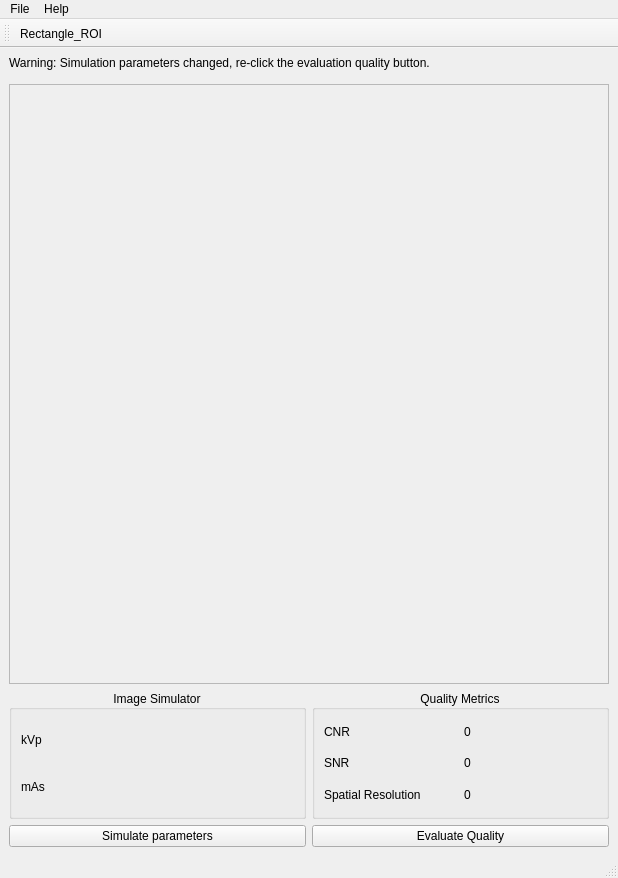
<?xml version="1.0" encoding="UTF-8"?>
<ui version="4.0">
 <class>MainWindow</class>
 <widget class="QMainWindow" name="MainWindow">
  <property name="geometry">
   <rect>
    <x>0</x>
    <y>0</y>
    <width>618</width>
    <height>878</height>
   </rect>
  </property>
  <property name="windowTitle">
   <string>MainWindow</string>
  </property>
  <widget class="QWidget" name="centralwidget">
   <layout class="QVBoxLayout" name="verticalLayout_3">
    <property name="leftMargin">
     <number>9</number>
    </property>
    <property name="topMargin">
     <number>0</number>
    </property>
    <item>
     <widget class="QLabel" name="warning_label">
      <property name="maximumSize">
       <size>
        <width>16777215</width>
        <height>30</height>
       </size>
      </property>
      <property name="text">
       <string>Warning: Simulation parameters changed, re-click the evaluation quality button.</string>
      </property>
     </widget>
    </item>
    <item>
     <widget class="QFrame" name="image_display_frame">
      <property name="minimumSize">
       <size>
        <width>600</width>
        <height>600</height>
       </size>
      </property>
      <property name="maximumSize">
       <size>
        <width>600</width>
        <height>600</height>
       </size>
      </property>
      <property name="frameShape">
       <enum>QFrame::Shape::StyledPanel</enum>
      </property>
      <property name="frameShadow">
       <enum>QFrame::Shadow::Raised</enum>
      </property>
     </widget>
    </item>
    <item>
     <layout class="QHBoxLayout" name="controls_hlayout">
      <item>
       <layout class="QVBoxLayout" name="image_simulator_section_vlayout">
        <item>
         <widget class="QGroupBox" name="image_simulator_groupBox">
          <property name="title">
           <string>Image Simulator</string>
          </property>
          <property name="alignment">
           <set>Qt::AlignmentFlag::AlignCenter</set>
          </property>
          <layout class="QGridLayout" name="image_simulator_groupbox_gridlayout">
           <item row="0" column="0">
            <widget class="QLabel" name="kVp_label">
             <property name="text">
              <string>kVp</string>
             </property>
            </widget>
           </item>
           <item row="1" column="0">
            <widget class="QLabel" name="mAs_label">
             <property name="text">
              <string>mAs</string>
             </property>
            </widget>
           </item>
          </layout>
         </widget>
        </item>
        <item>
         <widget class="QPushButton" name="evaluate_quality_btn_2">
          <property name="text">
           <string>Simulate parameters</string>
          </property>
         </widget>
        </item>
       </layout>
      </item>
      <item>
       <layout class="QVBoxLayout" name="metrics_section_vlayout">
        <item>
         <widget class="QGroupBox" name="quality_metrics_groupBox">
          <property name="title">
           <string>Quality Metrics</string>
          </property>
          <property name="alignment">
           <set>Qt::AlignmentFlag::AlignCenter</set>
          </property>
          <layout class="QGridLayout" name="quality_metrics_groupbox_gridLayout">
           <item row="0" column="0">
            <widget class="QLabel" name="cnr_label">
             <property name="text">
              <string>CNR</string>
             </property>
            </widget>
           </item>
           <item row="0" column="1">
            <widget class="QLabel" name="cnr_value_label">
             <property name="text">
              <string>0</string>
             </property>
            </widget>
           </item>
           <item row="1" column="0">
            <widget class="QLabel" name="snr_label">
             <property name="text">
              <string>SNR</string>
             </property>
            </widget>
           </item>
           <item row="1" column="1">
            <widget class="QLabel" name="snr_value_label">
             <property name="text">
              <string>0</string>
             </property>
            </widget>
           </item>
           <item row="2" column="0">
            <widget class="QLabel" name="spatial_resolution_label">
             <property name="text">
              <string>Spatial Resolution</string>
             </property>
            </widget>
           </item>
           <item row="2" column="1">
            <widget class="QLabel" name="spatial_resolution_value_label">
             <property name="text">
              <string>0</string>
             </property>
            </widget>
           </item>
          </layout>
         </widget>
        </item>
        <item>
         <widget class="QPushButton" name="evaluate_quality_btn">
          <property name="text">
           <string>Evaluate Quality</string>
          </property>
         </widget>
        </item>
       </layout>
      </item>
     </layout>
    </item>
   </layout>
  </widget>
  <widget class="QMenuBar" name="menubar">
   <property name="geometry">
    <rect>
     <x>0</x>
     <y>0</y>
     <width>618</width>
     <height>20</height>
    </rect>
   </property>
   <widget class="QMenu" name="menuFile">
    <property name="title">
     <string>File</string>
    </property>
    <addaction name="actionImport_Image"/>
    <addaction name="actionExit"/>
   </widget>
   <widget class="QMenu" name="menuHelp">
    <property name="title">
     <string>Help</string>
    </property>
    <addaction name="actionDocumentation"/>
   </widget>
   <addaction name="menuFile"/>
   <addaction name="menuHelp"/>
  </widget>
  <widget class="QStatusBar" name="statusbar"/>
  <widget class="QToolBar" name="toolBar">
   <property name="windowTitle">
    <string>toolBar</string>
   </property>
   <property name="toolButtonStyle">
    <enum>Qt::ToolButtonStyle::ToolButtonIconOnly</enum>
   </property>
   <attribute name="toolBarArea">
    <enum>TopToolBarArea</enum>
   </attribute>
   <attribute name="toolBarBreak">
    <bool>false</bool>
   </attribute>
   <addaction name="actionRectangle_ROI"/>
  </widget>
  <action name="actionRectangle_ROI">
   <property name="icon">
    <iconset resource="icons.qrc">
     <normaloff>:/Icons/assets/icons/rectangle_roi.png</normaloff>:/Icons/assets/icons/rectangle_roi.png</iconset>
   </property>
   <property name="text">
    <string>Rectangle_ROI</string>
   </property>
   <property name="toolTip">
    <string>Select a rectangular region of interest. Shortcut is ctrl+R</string>
   </property>
   <property name="shortcut">
    <string>Ctrl+R</string>
   </property>
   <property name="menuRole">
    <enum>QAction::MenuRole::NoRole</enum>
   </property>
  </action>
  <action name="actionImport_Image">
   <property name="text">
    <string>Import Image</string>
   </property>
   <property name="shortcut">
    <string>Ctrl+I</string>
   </property>
  </action>
  <action name="actionExit">
   <property name="text">
    <string>Exit</string>
   </property>
   <property name="shortcut">
    <string>Ctrl+Q</string>
   </property>
  </action>
  <action name="actionDocumentation">
   <property name="text">
    <string>Documentation</string>
   </property>
   <property name="shortcut">
    <string>Ctrl+D</string>
   </property>
  </action>
 </widget>
 <resources>
  <include location="icons.qrc"/>
 </resources>
 <connections/>
</ui>
